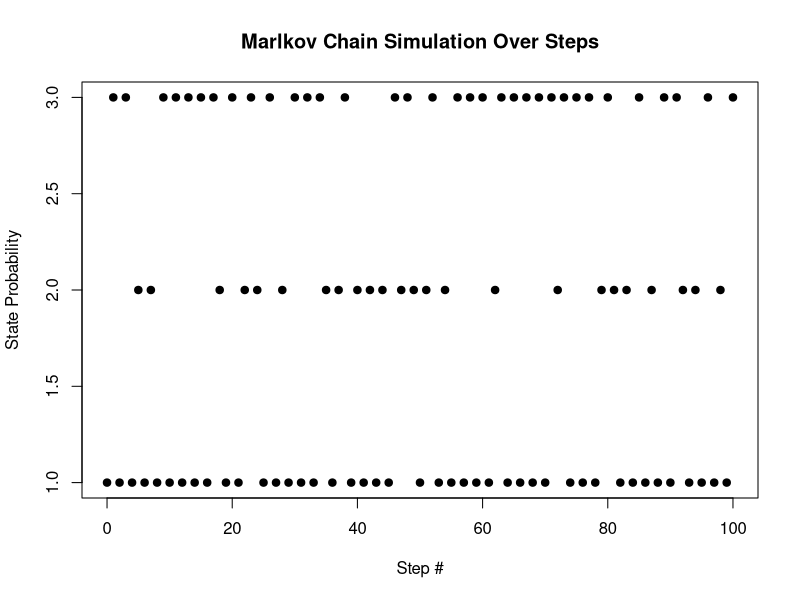
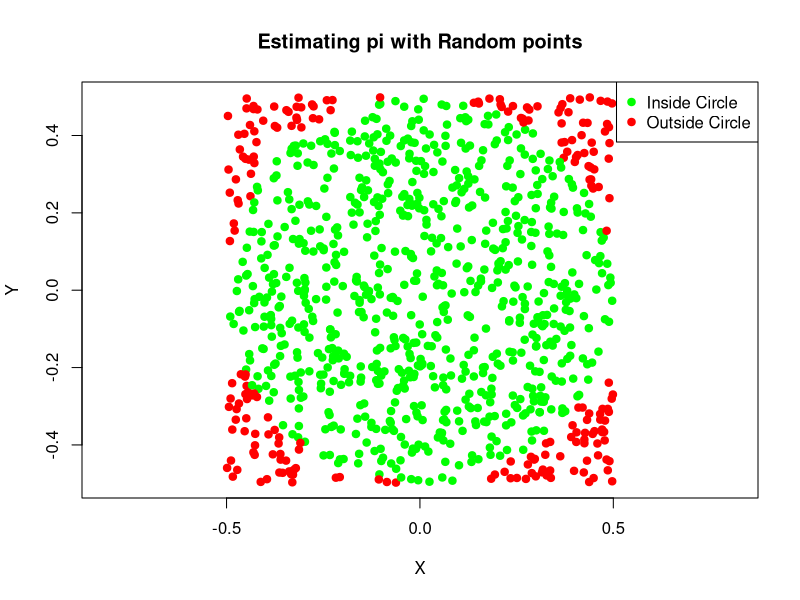

The R script that drew these images, in order: (Note: this script raises an error after producing the figures.)
## ---- chunk 1
# Libraries

# NOTE: if you do not have any of the below libraries installed, 
# un-comment the line and run it

# install.packages("rmarkdown")
library(rmarkdown)

# install.packages("ggplot2")
library(ggplot2)

# install.packages("lpSolve")
library(lpSolve)

# useful libraries not required for this assignment
# install.packages("patchwork")
# library(patchwork)

# install.packages("dplyr")
# library(dplyr)

# install.packages("tidyr")
# library(tidyr)

# install.packages("gapminder")
# library(gapminder)

## ---- chunk 2

pTrans <- matrix(c(
  0, 0.6, 0.8,
  0.3, 0, 0.2,
  0.7, 0.4, 0
), nrow = 3, byrow = TRUE)

pTrans
## ---- chunk 3
simMC <- function(tMatrix, start, numRow, numSteps) {
  states <- numeric(numSteps + 1) 
  states[1] <- sample(1:numRow, 1, prob = start)
  
  for (i in 1:numSteps) {
    states[i + 1] <- sample(1:numRow, 1, prob = tMatrix[, states[i]])
  }
  
  return(states)
}

x0 <- c(1, 0, 0) #start at A

set.seed(7)
totsim <- simMC(pTrans, x0, 3, 100)

plot(
  0:100 ,
  totsim,
  type = "p",
  pch = 19,
  lwd = 1,
  xlab = "Step #",
  ylab = "State Probability",
  main = "Marlkov Chain Simulation Over Steps"
)

## ---- chunk 4
eigenVals <- eigen(pTrans)
statDist <- eigenVals$vectors[,1]
statDist <- statDist / sum(statDist)
statDist
## ---- chunk 5
set.seed(7)

lgSim <- simMC(pTrans, x0, 3, 10000)

ed <- table(lgSim) / length(lgSim)

cat("Simulated distribution", ed, "\n")
cat("Theoretical distribution", statDist, "\n")
## ---- chunk 6
set.seed(7)
x <- runif(1000, -0.5, 0.5)
y <- runif(1000, -0.5, 0.5)

numI <- sum(x^2 + y^2 <= 0.25)

piE <- (numI / 250)
piE
## ---- chunk 7
set.seed(7)

ePi <- function(count) {
  x <- runif(count, -0.5, 0.5)
  y <- runif(count, -0.5, 0.5)
  
  numI <- sum(x ^ 2 + y ^ 2 <= 0.25)
  
  piE <- (numI / (count/4))
  piE
}

ePi(10000)
## ---- chunk 8
set.seed(7)
x <- runif(1000, -0.5, 0.5)
y <- runif(1000, -0.5, 0.5)

plot(
  x,
  y,
  col = ifelse(x ^ 2 + y ^ 2 <= 0.25 , "green", "red"),
  pch = 19,
  main = "Estimating pi with Random points",
  xlab = "X",
  ylab = "Y",
  asp = 1
)

legend(
  legend = c("Inside Circle", "Outside Circle"),
  col = c("green", "red"),
  pch = 19,
   "topright"
)

## ---- chunk 9
set.seed(7)
cat("Estimated Value of pi with 1000 random numbers", ePi(1000), "\n")
cat("Estimated Value of pi with 10000 random numbers", ePi(10000), "\n")
cat("Estimated Value of pi with 100000 random numbers", ePi(100000), "\n")
cat("Estimated Value of pi with 1000000 random numbers", ePi(1000000), "\n")
cat("Estimated Value of pi with 10000000 random numbers", ePi(10000000), "\n")
cat("Estimated Value of pi with 100000000 random numbers", ePi(100000000), "\n")

cat("True value of pi", 3.1415926)
## ---- chunk 10
# Objective Function
# Z <- 3 * x1 + 2 * x2

# Constraints
# 2 * x1 + x2 <= 20
# 4 * x1 + 5 * x2 >= -10
# x1 + 2 * x2 <= 15
# x1 >= 0 && x2 >= 0
## ---- chunk 11
objective <- c(3, 2)
constraints <- matrix(c(2, 1, 4, 5, 1, 2), nrow = 3, byrow = TRUE)
rhs <- c(20, -10, 15)
directions <- c("<=", ">=", "<=")
solution <- lp("max", objective, constraints, directions, rhs)

solution$solution
solution$objval
## ---- chunk 12

## ---- chunk 13

## ---- chunk 14

## ---- chunk 15

## ---- chunk 16

## ---- chunk 17

## ---- chunk 18

## ---- chunk 19

## ---- chunk 20

## ---- chunk 21

## ---- chunk 22

## ---- chunk 23
